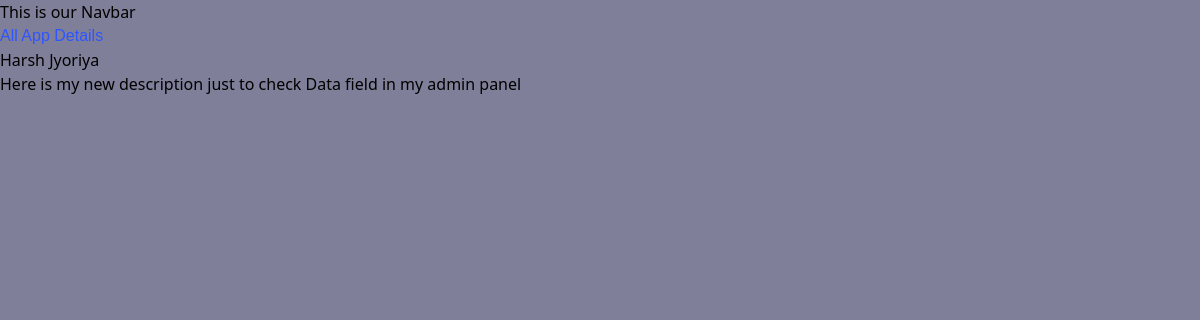
The page /app1/1/ on the database its author committed.
### app1/models.py (models this page shows, shortened)
class AppVarity(models.Model):
    APP_TYPE_CHOICE = [
        ('ML', 'MASALA'),
        ('GI', 'GINJER'),
        ('KI', 'KIWI'),
        ('EL', 'ELACHI'),
    ]
    name = models.CharField(max_length=300)
    image = models.ImageField(upload_to='apps/')
    date_added = models.DateTimeField(default=timezone.now)
    type = models.CharField(max_length=2, choices=APP_TYPE_CHOICE)
    description = models.TextField(default='')
    pricing = models.CharField(max_length=45, default='0')

### app1/views.py (the view)
# urls.py: path('<int:app1_id>/', views.app1_detail, name='app1_detail'),
def app1_detail(request, app1_id):
    app1 = get_object_or_404(AppVarity, pk = app1_id)
    return render(request, 'app1/app1_detail.html', {'app1': app1})

### app1/templates/app1/app1_detail.html (shortened to what this page needs)
{% extends "layout.html" %}
{% block content %}
<h1>All App Details</h1>
<h3>{{app1.name}}</h3>
<h3>{{app1.description}}</h3>
{% endblock %}

### static/style.css (style rules this page uses)
body { background-color: rgba(24, 24, 71, 0.553); }
h1 { color: rgb(47, 85, 255); font-family: 'Franklin Gothic Medium', 'Arial Narrow', Arial, sans-serif; }

### rows shown on the page
AppVarity: name "Harsh Jyoriya", description "Here is my new description just to check Data field in my admin panel"
